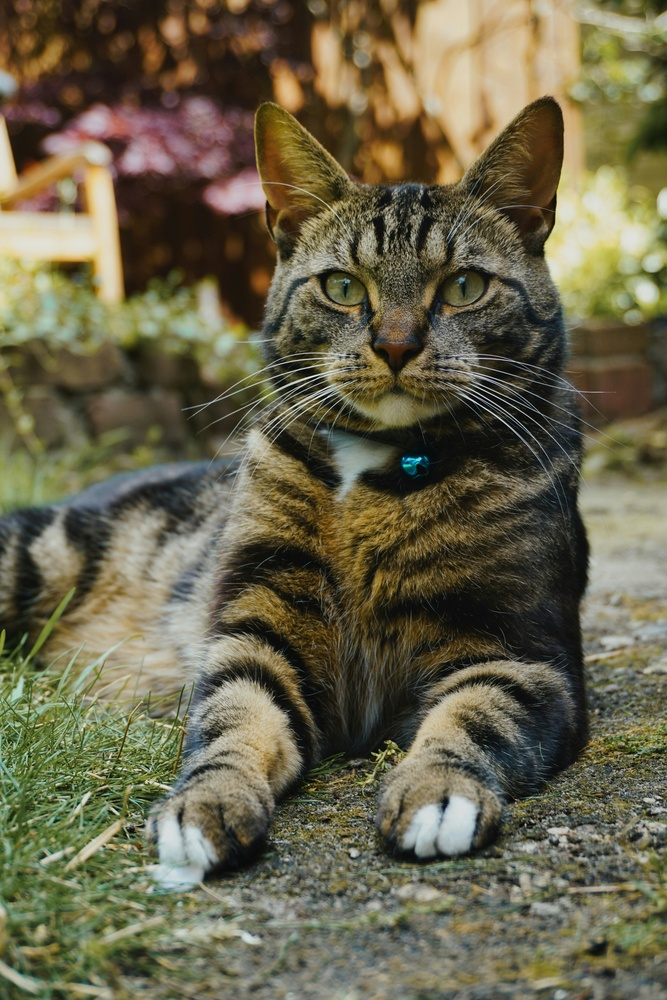
#> input picture SVDs/Images/image.jpg, 667 x 1000 px, shrunk from 4000 x 6000 before the run
$ jupyter execute versionam.ipynb
#> lines starting #> are read from the running program, lines starting #| are printed output that depends on the picture
### Importation des packages necessaires

[cell 1]
import numpy as np
from PIL import Image
import matplotlib.pyplot as plt
from tqdm import tqdm

### Nous commencons par charger notre image couleur RGB

[cell 2]
def charger_image(chemin_image):

#> called with chemin_image = 'Images/image.jpg'
    image = Image.open(chemin_image)
#> image is the input picture: PIL image 667x1000 RGB; mean R, G, B 105.4, 100.2, 75.2
    image = image.convert('RGB')  # S'assurer que c'est couleur
    return np.array(image)

### Ici nous transformons notre image RGB de dimension trois (3D) ent dimension deux (2D) pour cela nous applicons une combinaison lineaire en ponderand le canal RGB avec des coefficients standards en gros tout ce passe comme si on applatie un cube sur une de ses dimension

[cell 3]
def convertir_en_gris(image_rgb):
    """
    Convertit une image RGB en image 2D niveaux de gris.
    Utilisation de la formule standard : 0.299*R + 0.587*G + 0.114*B
    """
    rouge = image_rgb[:, :, 0]
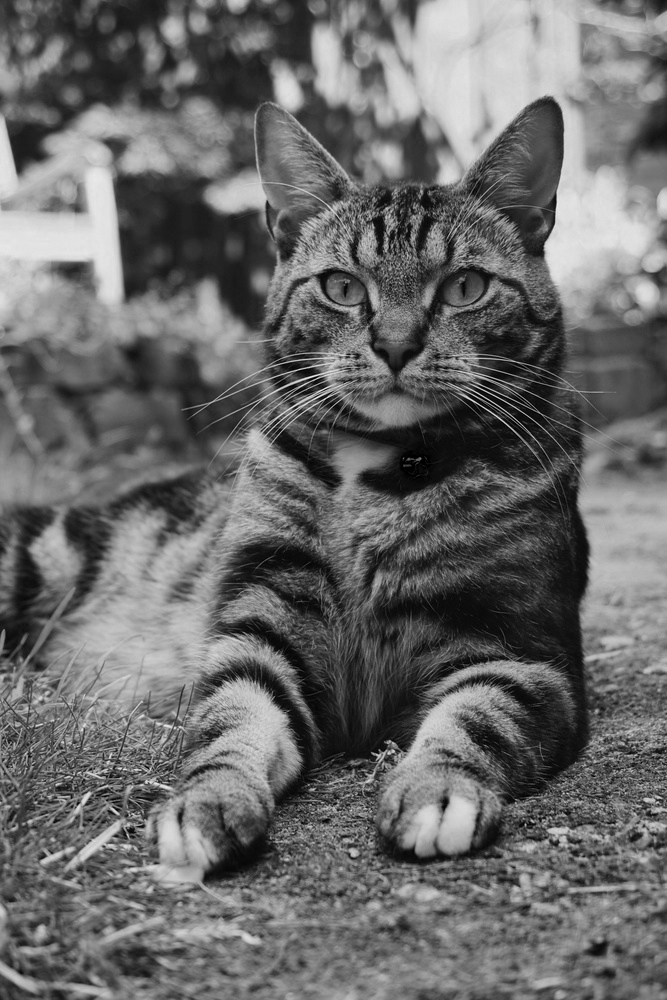
#> rouge: shape (1000, 667); min 0, max 238, mean 105.4
    vert  = image_rgb[:, :, 1]
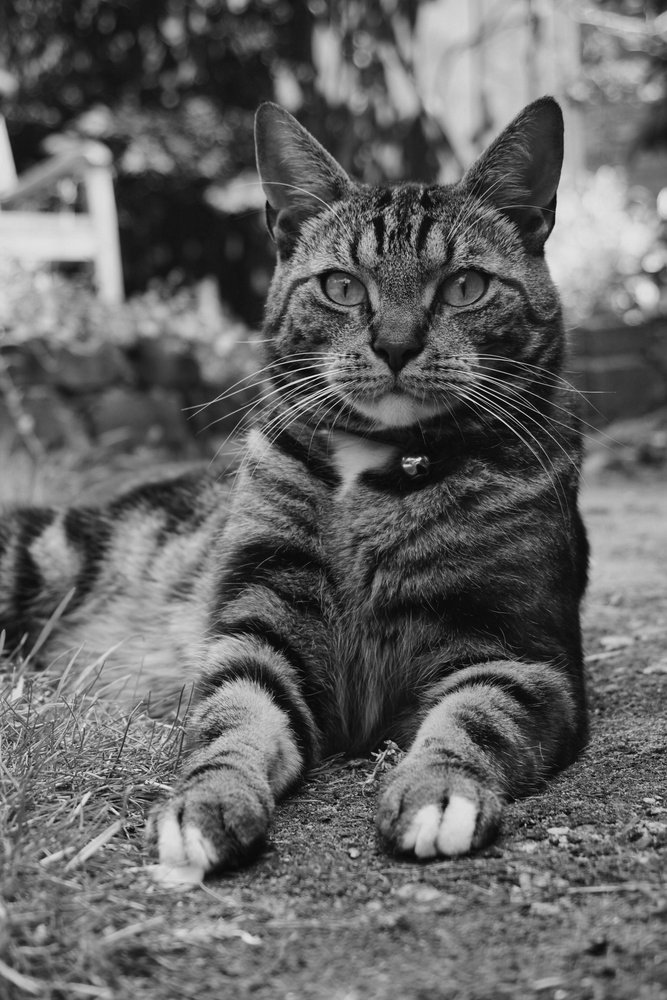
#> vert: shape (1000, 667); min 0, max 242, mean 100.2
    bleu  = image_rgb[:, :, 2]
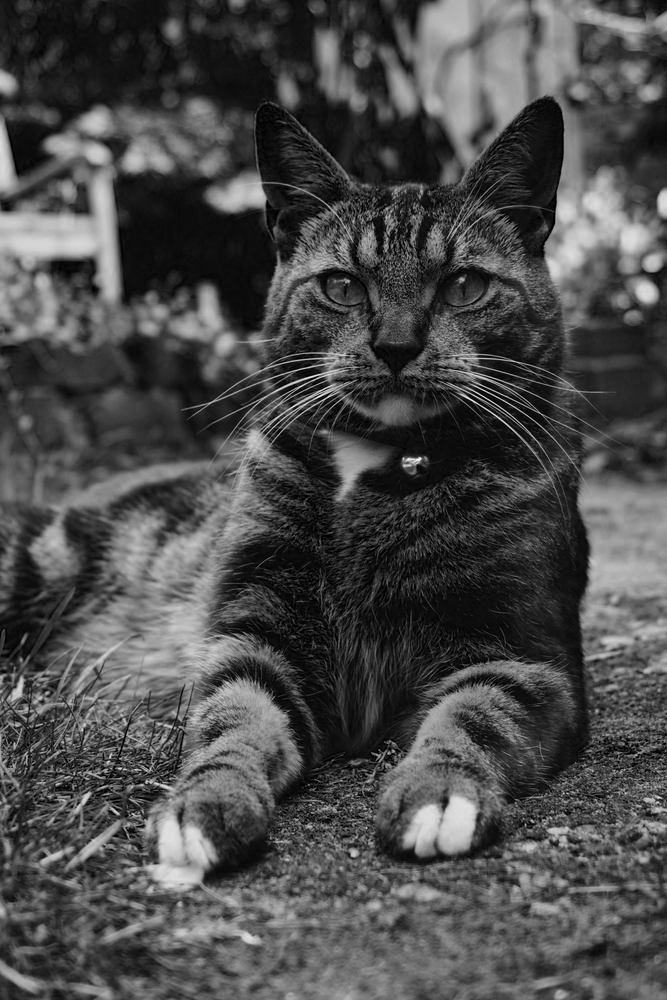
#> bleu: shape (1000, 667); min 0, max 250, mean 75.2

    image_gris = 0.299*rouge + 0.587*vert + 0.114*bleu
    return image_gris.astype(np.uint8)

### Une fois que notre image est en niveau de gris, on peut appliquer la Singular Value Decomposition.
### La compression SVD : Singular Value Decomposition est C’est une technique mathématique pour décomposer une matrice (comme une image) en 3 parties :
### M = U⋅S⋅V.T où M est matrice originale (image), U le vecteurs “de base” dans la direction des lignes, S la valeurs singulières (importance de chaque vecteur de base) et Vᵀ vecteurs “de base” dans la direction des colonnes

k = nombre de valeurs singulières à conserver, c’est-à-dire le nombre de “composantes importantes” qu’on garde pour reconstruire l’image

[cell 4]
def reconstruire_image_svd(image_2d, k):

    # Applique la SVD sur une image 2D et ne garde que k valeurs singulières.

    U, S, Vt = np.linalg.svd(image_2d, full_matrices = False)

    S_k = np.zeros((k, k))
    np.fill_diagonal(S_k, S[:k])
    U_k = U[:, :k]
    Vt_k = Vt[:k, :]

    image_compressee = U_k @ S_k @ Vt_k
    image_compressee = np.clip(image_compressee, 0, 255).astype(np.uint8)

    return image_compressee

### Après compression de notre image, il est necessaire de connaitre deux parametres important qui sont :ratio_compression qui montre combien la taille de l’image a été réduite l'erreur qui informe sur combien l’image compressée diffère de l’originale.

[cell 5]
def calculer_metrics_2d(image_originale, image_compressee, k):
    hauteur, largeur = image_originale.shape

    taille_originale = hauteur * largeur
    taille_compressee = k * (hauteur + largeur + 1)

    ratio_compression = taille_compressee / taille_originale
    erreur = np.linalg.norm(image_originale - image_compressee)

    return ratio_compression, erreur

### Exemple d'utilisation pas à pas

[cell 6]
# Charger l’image RGB
chemin = 'Images/image.jpg'
image_rgb = charger_image(chemin)

# Convertir en niveaux de gris
image_gris = convertir_en_gris(image_rgb)

# image avant compression
plt.imshow(image_gris, cmap = 'gray')
plt.title("image sans compression")
plt.axis('off')

# Définir les valeurs de k à tester
valeurs_k = [5, 20, 50, 100]

plt.figure(figsize=(12, 8))

#  Boucle pour compresser et afficher
from tqdm import tqdm

# Boucle avec barre de progression
for i, k in enumerate(tqdm(valeurs_k, desc="Compression SVD"), 1):
    image_compressee = reconstruire_image_svd(image_gris, k)
    ratio, erreur = calculer_metrics_2d(image_gris, image_compressee, k)

    plt.subplot(2, 2, i)
    plt.imshow(image_compressee, cmap='gray')
    plt.title(f'k={k}, compression={ratio:.2f}, erreur={erreur:.2f}')
    plt.axis('off')
#> this loop made 4 passes
#> (erreur, ratio) on passes 1 to 4: (135403.8, 0.0125), (137963.3, 0.05), (136946.3, 0.125), (135276.3, 0.25)
#> pass 1, in reconstruire_image_svd, `U, S, Vt = np.linalg.svd(image_2d, full_matrices = False)`:
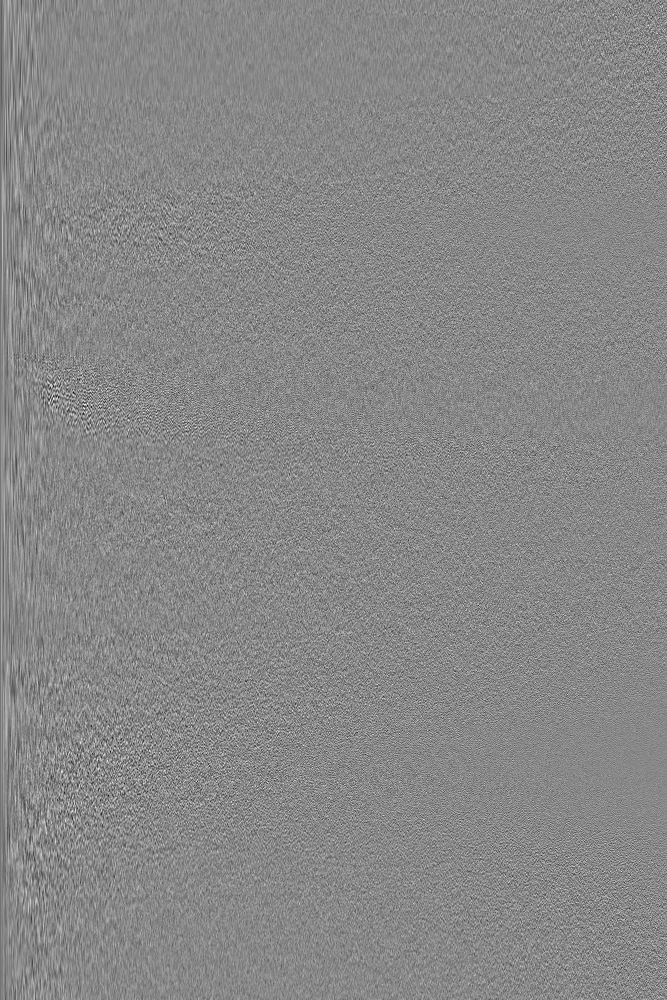
#> U: shape (1000, 667) float64; min -0.235, max 0.205, mean -4.78e-05; drawn with min black and max white
#> pass 1, in reconstruire_image_svd, `U, S, Vt = np.linalg.svd(image_2d, full_matrices = False)`:
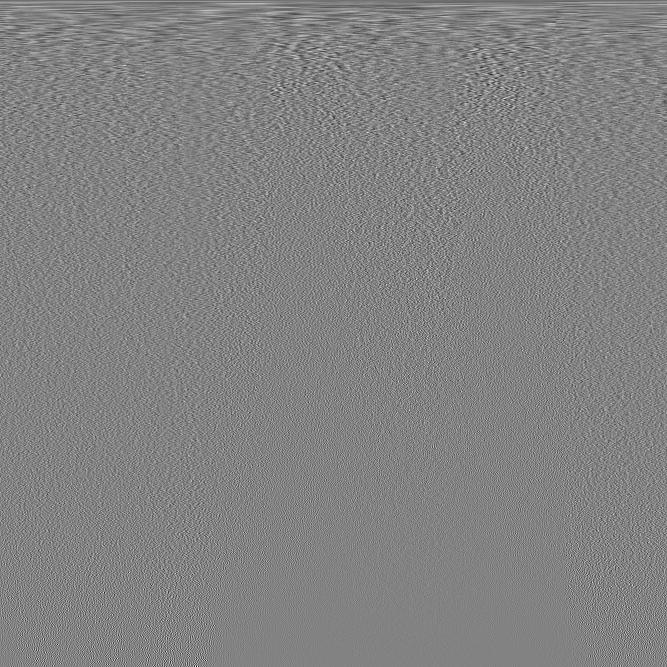
#> Vt: shape (667, 667) float64; min -0.282, max 0.268, mean -6.17e-05; drawn with min black and max white
#> pass 1, in reconstruire_image_svd, `image_compressee = U_k @ S_k @ Vt_k`:
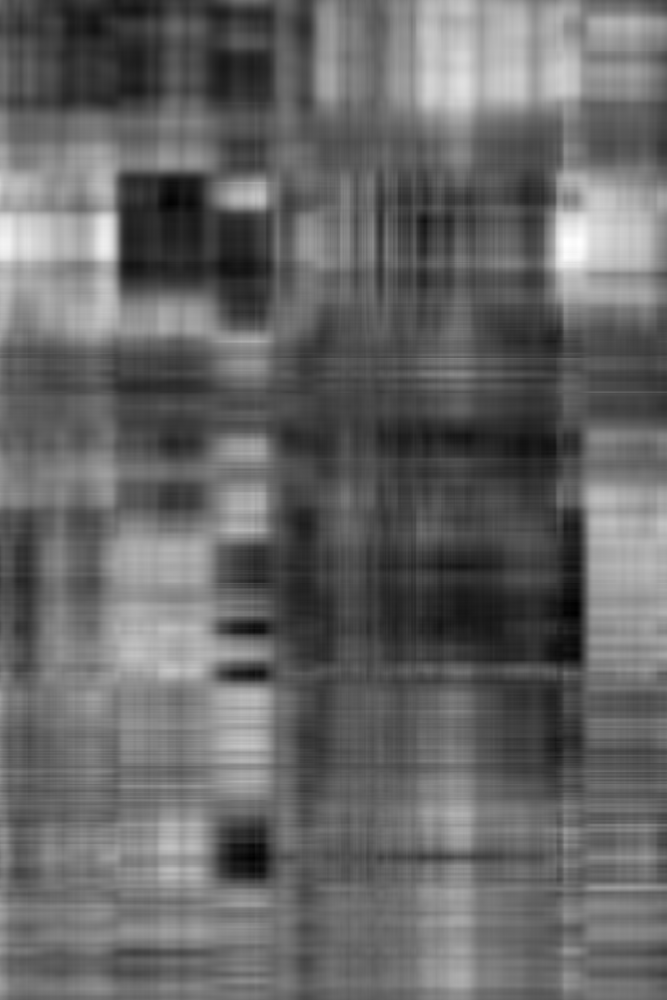
#> image_compressee: shape (1000, 667) float64; min -7.68, max 255.6, mean 98.4; drawn with min black and max white

plt.tight_layout()
plt.show()
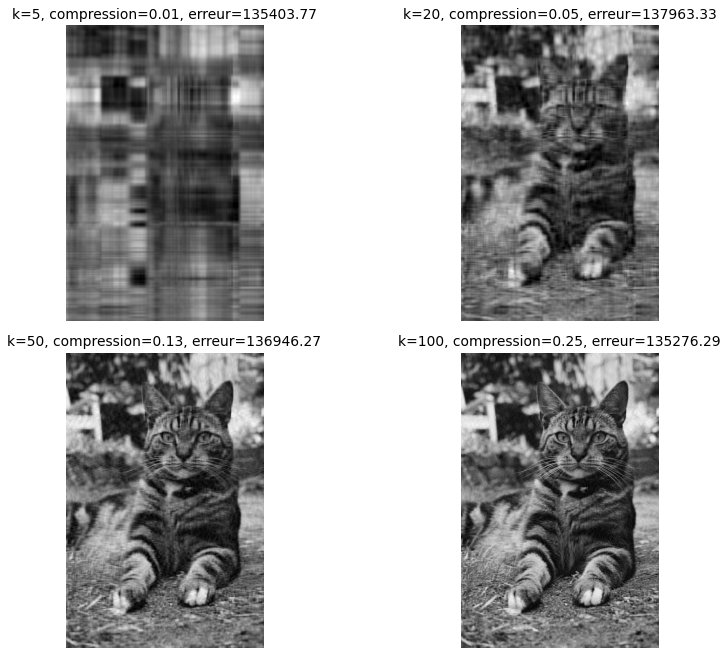
#> figure drawn by matplotlib, 4 panels
